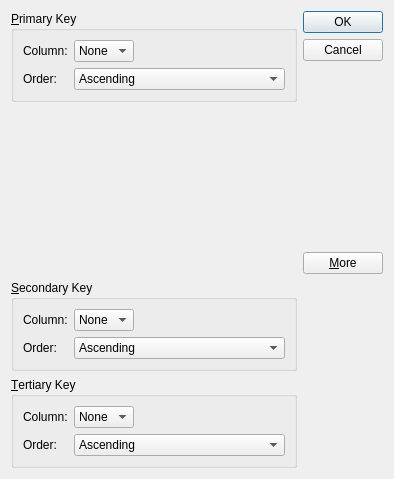
<?xml version="1.0" encoding="UTF-8"?>
<ui version="4.0">
 <class>SortDialog</class>
 <widget class="QWidget" name="SortDialog">
  <property name="geometry">
   <rect>
    <x>0</x>
    <y>0</y>
    <width>394</width>
    <height>479</height>
   </rect>
  </property>
  <property name="windowTitle">
   <string>Sort</string>
  </property>
  <layout class="QGridLayout" name="gridLayout_4">
   <item row="0" column="0">
    <widget class="QGroupBox" name="groupBox">
     <property name="title">
      <string>&amp;Primary Key</string>
     </property>
     <layout class="QGridLayout" name="gridLayout">
      <item row="0" column="0">
       <widget class="QLabel" name="label">
        <property name="text">
         <string>Column:</string>
        </property>
       </widget>
      </item>
      <item row="0" column="1">
       <widget class="QComboBox" name="primaryColumnCombo">
        <item>
         <property name="text">
          <string>None</string>
         </property>
        </item>
       </widget>
      </item>
      <item row="0" column="2">
       <spacer name="horizontalSpacer">
        <property name="orientation">
         <enum>Qt::Horizontal</enum>
        </property>
        <property name="sizeHint" stdset="0">
         <size>
          <width>55</width>
          <height>20</height>
         </size>
        </property>
       </spacer>
      </item>
      <item row="1" column="0">
       <widget class="QLabel" name="label_2">
        <property name="text">
         <string>Order:</string>
        </property>
       </widget>
      </item>
      <item row="1" column="1" colspan="2">
       <widget class="QComboBox" name="comboBox_2">
        <item>
         <property name="text">
          <string>Ascending</string>
         </property>
        </item>
        <item>
         <property name="text">
          <string>Descending</string>
         </property>
        </item>
       </widget>
      </item>
     </layout>
    </widget>
   </item>
   <item row="0" column="1" rowspan="2">
    <layout class="QVBoxLayout" name="verticalLayout">
     <item>
      <widget class="QPushButton" name="okButton">
       <property name="text">
        <string>OK</string>
       </property>
       <property name="default">
        <bool>true</bool>
       </property>
      </widget>
     </item>
     <item>
      <widget class="QPushButton" name="cancelButton">
       <property name="text">
        <string>Cancel</string>
       </property>
      </widget>
     </item>
     <item>
      <spacer name="verticalSpacer">
       <property name="orientation">
        <enum>Qt::Vertical</enum>
       </property>
       <property name="sizeHint" stdset="0">
        <size>
         <width>20</width>
         <height>0</height>
        </size>
       </property>
      </spacer>
     </item>
     <item>
      <widget class="QPushButton" name="moreButton">
       <property name="text">
        <string>&amp;More</string>
       </property>
       <property name="checkable">
        <bool>true</bool>
       </property>
      </widget>
     </item>
    </layout>
   </item>
   <item row="1" column="0">
    <spacer name="verticalSpacer_2">
     <property name="orientation">
      <enum>Qt::Vertical</enum>
     </property>
     <property name="sizeHint" stdset="0">
      <size>
       <width>20</width>
       <height>56</height>
      </size>
     </property>
    </spacer>
   </item>
   <item row="2" column="0">
    <widget class="QGroupBox" name="secondaryGroupBox">
     <property name="title">
      <string>&amp;Secondary Key</string>
     </property>
     <layout class="QGridLayout" name="gridLayout_2">
      <item row="0" column="0">
       <widget class="QLabel" name="label_3">
        <property name="text">
         <string>Column:</string>
        </property>
       </widget>
      </item>
      <item row="0" column="1">
       <widget class="QComboBox" name="secondaryColumnCombo">
        <item>
         <property name="text">
          <string>None</string>
         </property>
        </item>
       </widget>
      </item>
      <item row="0" column="2">
       <spacer name="horizontalSpacer_2">
        <property name="orientation">
         <enum>Qt::Horizontal</enum>
        </property>
        <property name="sizeHint" stdset="0">
         <size>
          <width>55</width>
          <height>20</height>
         </size>
        </property>
       </spacer>
      </item>
      <item row="1" column="0">
       <widget class="QLabel" name="label_4">
        <property name="text">
         <string>Order:</string>
        </property>
       </widget>
      </item>
      <item row="1" column="1" colspan="2">
       <widget class="QComboBox" name="comboBox_4">
        <item>
         <property name="text">
          <string>Ascending</string>
         </property>
        </item>
        <item>
         <property name="text">
          <string>Descending</string>
         </property>
        </item>
       </widget>
      </item>
     </layout>
    </widget>
   </item>
   <item row="3" column="0">
    <widget class="QGroupBox" name="tertiaryGroupBox">
     <property name="title">
      <string>&amp;Tertiary Key</string>
     </property>
     <layout class="QGridLayout" name="gridLayout_3">
      <item row="0" column="0">
       <widget class="QLabel" name="label_5">
        <property name="text">
         <string>Column:</string>
        </property>
       </widget>
      </item>
      <item row="0" column="1">
       <widget class="QComboBox" name="tertiaryColumnCombo">
        <item>
         <property name="text">
          <string>None</string>
         </property>
        </item>
       </widget>
      </item>
      <item row="0" column="2">
       <spacer name="horizontalSpacer_3">
        <property name="orientation">
         <enum>Qt::Horizontal</enum>
        </property>
        <property name="sizeHint" stdset="0">
         <size>
          <width>55</width>
          <height>20</height>
         </size>
        </property>
       </spacer>
      </item>
      <item row="1" column="0">
       <widget class="QLabel" name="label_6">
        <property name="text">
         <string>Order:</string>
        </property>
       </widget>
      </item>
      <item row="1" column="1" colspan="2">
       <widget class="QComboBox" name="comboBox_6">
        <item>
         <property name="text">
          <string>Ascending</string>
         </property>
        </item>
        <item>
         <property name="text">
          <string>Descending</string>
         </property>
        </item>
       </widget>
      </item>
     </layout>
    </widget>
   </item>
  </layout>
 </widget>
 <tabstops>
  <tabstop>primaryColumnCombo</tabstop>
  <tabstop>comboBox_2</tabstop>
  <tabstop>secondaryColumnCombo</tabstop>
  <tabstop>comboBox_4</tabstop>
  <tabstop>tertiaryColumnCombo</tabstop>
  <tabstop>comboBox_6</tabstop>
  <tabstop>okButton</tabstop>
  <tabstop>cancelButton</tabstop>
  <tabstop>moreButton</tabstop>
 </tabstops>
 <resources/>
 <connections>
  <connection>
   <sender>okButton</sender>
   <signal>clicked()</signal>
   <receiver>SortDialog</receiver>
   <slot>accept()</slot>
   <hints>
    <hint type="sourcelabel">
     <x>302</x>
     <y>31</y>
    </hint>
    <hint type="destinationlabel">
     <x>99</x>
     <y>142</y>
    </hint>
   </hints>
  </connection>
  <connection>
   <sender>cancelButton</sender>
   <signal>clicked()</signal>
   <receiver>SortDialog</receiver>
   <slot>reject()</slot>
   <hints>
    <hint type="sourcelabel">
     <x>310</x>
     <y>69</y>
    </hint>
    <hint type="destinationlabel">
     <x>167</x>
     <y>155</y>
    </hint>
   </hints>
  </connection>
  <connection>
   <sender>moreButton</sender>
   <signal>toggled(bool)</signal>
   <receiver>secondaryGroupBox</receiver>
   <slot>setVisible(bool)</slot>
   <hints>
    <hint type="sourcelabel">
     <x>306</x>
     <y>175</y>
    </hint>
    <hint type="destinationlabel">
     <x>255</x>
     <y>278</y>
    </hint>
   </hints>
  </connection>
  <connection>
   <sender>moreButton</sender>
   <signal>toggled(bool)</signal>
   <receiver>tertiaryGroupBox</receiver>
   <slot>setVisible(bool)</slot>
   <hints>
    <hint type="sourcelabel">
     <x>338</x>
     <y>183</y>
    </hint>
    <hint type="destinationlabel">
     <x>222</x>
     <y>405</y>
    </hint>
   </hints>
  </connection>
 </connections>
 <slots>
  <slot>accept()</slot>
  <slot>reject()</slot>
 </slots>
</ui>
